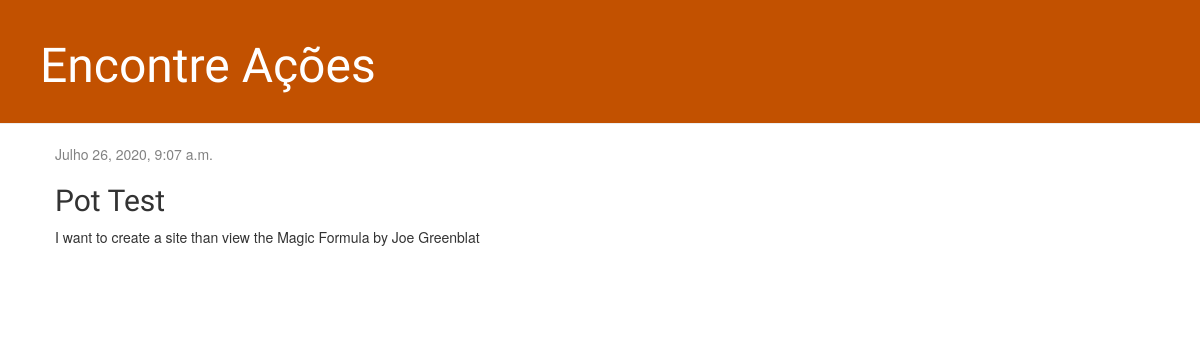
/post/1/, run on an earlier commit of the app's database.
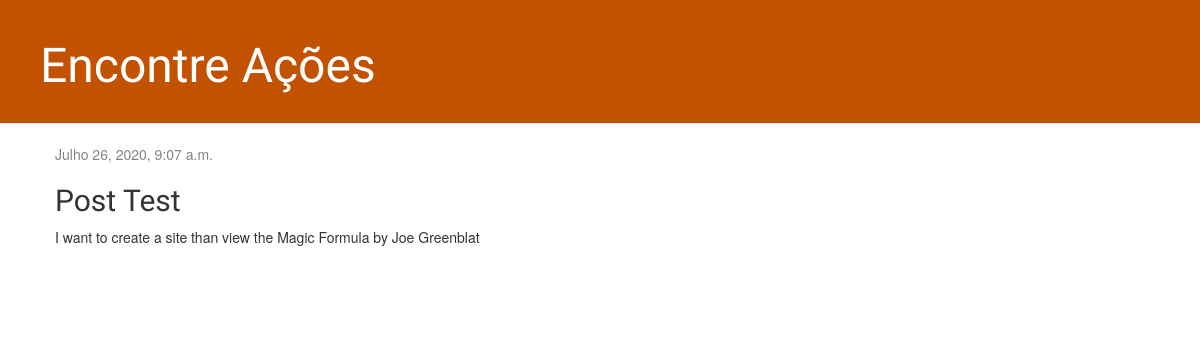
And on a later commit of the database.
### blog/models.py (models this page shows, shortened)
class Post(models.Model):
    author = models.ForeignKey(settings.AUTH_USER_MODEL, on_delete=models.CASCADE)
    title = models.CharField(max_length=200)
    text = models.TextField()
    created_date = models.DateTimeField(default=timezone.now)
    published_date = models.DateTimeField(blank=True, null=True)

### blog/views.py (the view)
# urls.py: path('post/<int:pk>/', views.post_detail, name="post_detail"),
def post_detail(request, pk):
    post = get_object_or_404(Post, pk=pk)
    return render(request, 'blog/post_detail.html', {'post': post})

### blog/templates/blog/post_detail.html
{% extends 'blog/base.html' %}
{% block content %}
    <div class="post">
        {% if post.published_date %}
        <div class="date">
            {{ post.published_date }}
        </div>
        {% endif %}
        <h2>{{ post.title }}</h2>
        <p>{{ post.text|linebreaksbr }}</p>
    </div>
{% endblock %}

### blog/templates/blog/base.html (shortened to what this page needs)
{% load static %}
<html>
    <head>
        <link rel="stylesheet" href="//maxcdn.bootstrapcdn.com/bootstrap/3.2.0/css/bootstrap.min.css">
        <link rel="stylesheet" href="//maxcdn.bootstrapcdn.com/bootstrap/3.2.0/css/bootstrap-theme.min.css">
        <link rel="stylesheet" href="{% static 'css/blog.css' %}">
    </head>
    <body>
        <div class="page-header">
            <h1><a href="/">Encontre Ações</a></h1>
        </div>
        <div class="content container">
            <div class="row">
                <div class="col-md-8">
                {% block content %}
                {% endblock %}
                </div>
            </div>
        </div>
    </body>
</html>

### blog/static/css/blog.css (style rules this page uses)
.page-header { background-color: #C25100; margin-top: 0; padding: 20px 20px 20px 40px; }
.page-header h1, .page-header h1 a, .page-header h1 a:visited, .page-header h1 a:active { color: #ffffff; font-size: 36pt; text-decoration: none; }
.content { margin-left: 40px; }
h1, h2, h3, h4 { font-family: 'Lobster', cursive; }
.date { color: #828282; }
.post { margin-bottom: 70px; }

What changed in the data, as far as the page shows it:
changed Post "I want to create a site than view the Magic Formula by Joe Greenblat": title "Pot Test" → "Post Test"
